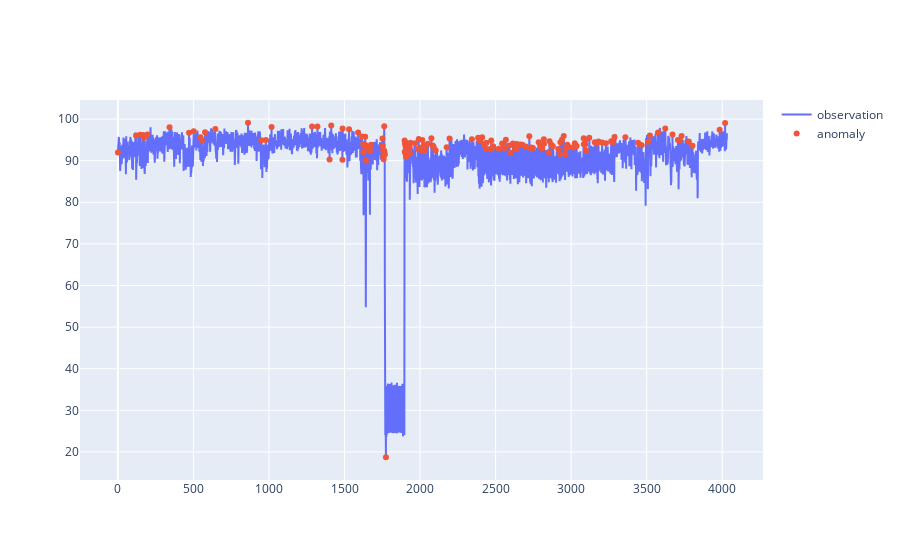

Notebook code for this chart:
### Code cell
fig = go.Figure()

fig.add_trace(go.Scatter(
    y=test_signal,
    name='observation',
    mode='lines'
))

fig.add_trace(go.Scatter(
    x = final2.index.tolist(),
    y=np.array(final2.cpu),
    name='anomaly',
    mode='markers'
))


fig.show()

### Figure 1 — Plotly figure (JSON) as saved in the notebook; plotly's stock layout.template omitted (floating-point values rounded to 4 significant figures; data arrays with more than 128 entries replaced by an {"elided": "..."} marker saying what was removed)
{"data": [{"mode": "lines", "name": "observation", "type": "scatter", "y": {"elided": "4032 float values"}}, {"mode": "markers", "name": "anomaly", "type": "scatter", "x": {"elided": "170 int values"}, "y": {"elided": "170 float values"}}], "layout": {}}
